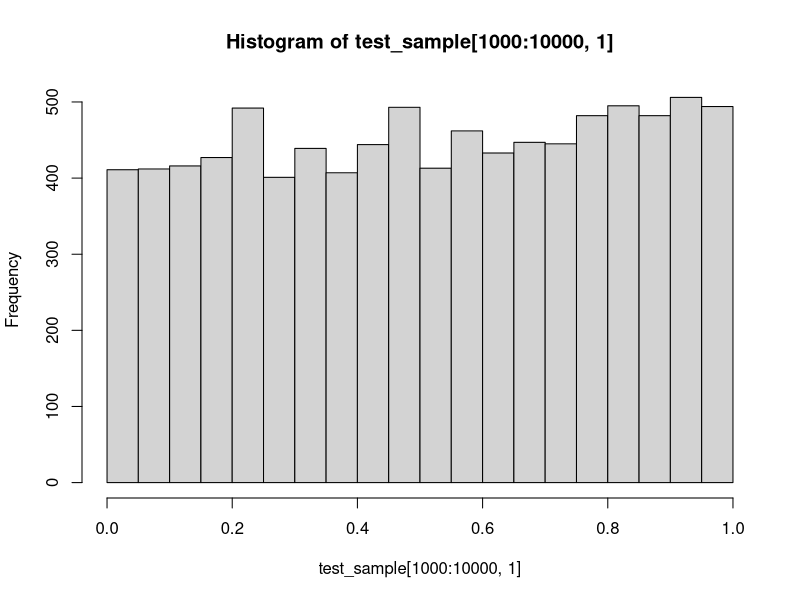

Source code (R):
## This script illustrates the Metropolis-Hastings algorithm for
## approximating the posterior distribution of the time of infection
## in a simple SIS model
## Author: Vladimir N. Minin
## last update: 07/12/2015

sis_log_like = function(inf_time, inf_rate, clear_rate, total_time){
 return(log(inf_rate) - inf_rate*inf_time - clear_rate*(total_time-inf_time))
}

sis_proposal = function(cur_inf_time, total_time, win_half_len){
   
  new_inf_time = cur_inf_time + runif(1,-win_half_len, win_half_len)
   
  if (new_inf_time < 0){
     new_inf_time = - new_inf_time
  }else{
    if (new_inf_time > total_time){
      new_inf_time = 2*total_time - new_inf_time 
    }
  }
   
  return(new_inf_time)
}


inf_time_mcmc = function(start_inf_time, inf_rate, clear_rate, total_time, win_half_len, chain_len){
  
  result_mat = matrix(0, chain_len, 3)
  colnames(result_mat) = c("inf_time", "log_like", "acc_ind")
  
  cur_inf_time= start_inf_time
  result_mat[1,1] = start_inf_time
  result_mat[1,2] = sis_log_like(start_inf_time, inf_rate, clear_rate, total_time)
  
  for (i in 2:chain_len){
    prop_inf_time = sis_proposal(cur_inf_time, total_time, win_half_len)
    
    mh_log_ratio = sis_log_like(prop_inf_time, inf_rate, clear_rate, total_time) - 
      sis_log_like(cur_inf_time, inf_rate, clear_rate, total_time)
    
    
    if (log(runif(1)) < mh_log_ratio){
      result_mat[i,1] = prop_inf_time
      result_mat[i,2] = sis_log_like(prop_inf_time, inf_rate, clear_rate, total_time)
      result_mat[i,3] = 1
      
      cur_inf_time = prop_inf_time
    }else{
      result_mat[i,1] = cur_inf_time
      result_mat[i,2] = sis_log_like(cur_inf_time, inf_rate, clear_rate, total_time)
    }
  }
  
  return(result_mat)
}

## run the above functions

test_sample = inf_time_mcmc(0.1, 0.2, 0.2, 1.0, 0.2, 10000)

summary(test_sample[1000:10000,])

hist(test_sample[1000:10000,1])
